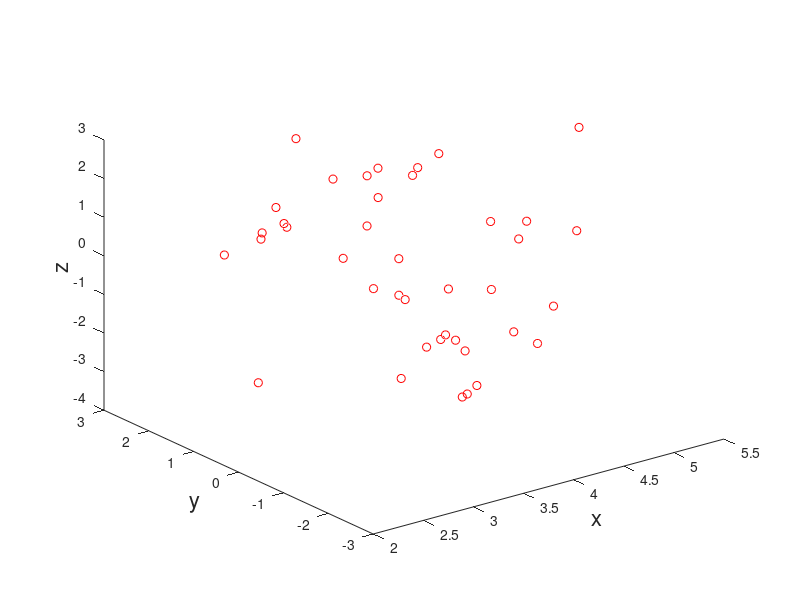

This figure's MATLAB source:
function[] = ImageProbeError2 ()
%collected positiones of imaged cross in RAS coordinate system. 
points = cat(3,[60.4336,11.4083,26.4598;
   59.1987,10.8755,26.8311;
   58.9739,10.2709,27.7293;
   59.458,11.2891,26.5991],[60.6742,10.3984,26.3495;
    60.4265,10.3341,24.0934;
    61.7196,11.4005,26.6389;
    60.1317,11.3149,25.3803],[57.9819,11.3587,26.6837;
    59.0784,11.5847,24.8535;
    58.7206,10.4498,26.3513;
    59.7264,12.0058,24.471],[59.8613,11.0137,26.6339;
    59.5484,11.5858,26.038;
    61.0274,10.9385,27.2059;
    60.0185,11.0946,26.5368],[60.0228,11.302,27.0927;
    58.7922,10.6158,25.1737;
    60.8008,11.1,26.8478;
    59.9907,11.5174,27.5505],[59.3822,9.6023,27.0479;
   58.592,11.928,26.3757;
   60.2054,10.6091,26.6394;
   58.8402,11.9819,26.1207],[60.8211,12.0119,26.4853;
   57.8735,11.7855,25.6533;
   60.3522,11.6003,26.2633;
   59.1808,11.8787,26.019],[61.1541,10.3071,25.8406;
   59.8319,10.3757,24.2734;
   61.1933,10.6562,26.1289;
   58.8484,12.321,26.1354],[62.1494,11.036,26.5505;
   58.1069,13.0318,25.1942;
   60.6795,11.3771,25.7357;
   58.8493,12.0164,27.46],[60.786,11.2737,26.419;
   59.0867,11.4969,26.7233;
   59.5408,11.3559,26.4402;
   58.0185,11.1993,26.6695]);
       
%ProbeToReference transforms. Each ProbeToReference transform correlates to
%a imaged cross point collected in the RAS
P2Rt = cat(3, [[0.995243     0.0860314     0.0457136     -32.862;
-0.0359886   -0.111381     0.993126      -67.6261;
0.0905321    -0.990047     -0.107755     -23.3825];
    [0.999925     0.01139      -0.00456115    -32.5403;
0.011807     -0.994382    0.105185       -4.06774;
-0.00333752  -0.105231    -0.994443      -55.3237];
    [0.989218     -0.0254684   -0.144217      -37.8154; 
-0.143194    0.0382371    -0.988956      37.7761;
0.0307024    0.998944     0.0341777      20.3318];
    [0.998939     0.0185529    -0.0421359     -36.6658; 
-0.0198085   0.999366     -0.029595      -32.142;
0.0415603    0.0303983    0.998674       51.9566]],[[0.985447     0.101837     0.136101       -33.5219; 
-0.129386    -0.069904    0.989127       -69.9576; 
0.110243     -0.992343    -0.0557105     -20.4563];
    [0.98169      -0.182435    -0.0548021     -41.1706; 
-0.183312    -0.982989    -0.0113825     11.2563; 
-0.0517928   0.0212198    -0.998433      -50.7887];
    [0.991371     0.034292     -0.126518      -37.1009; 
-0.129196    0.0924077    -0.987305      36.8049; 
-0.0221655   0.995131     0.0960408      22.3353];
    [0.992025     0.115807     0.0497487      -39.8836; 
-0.103226    0.972975     -0.206548      -24.9286; 
-0.0723249   0.199766     0.977171       53.5023]],[[0.990424     0.077955     0.113948       -36.1433;
-0.116768    0.0326098    0.992624       -59.8638; 
0.0736641    -0.996423    0.0414001      -15.7443];
    [0.995916     -0.080286    0.0412965      -29.307; 
-0.0829847   -0.994201    0.0684098      1.48433; 
0.0355644    -0.0715575   -0.996802      -52.7409];
    [0.976471     0.108291     -0.186487      -42.4931;
-0.1894      0.0171734    -0.98175       25.3267;
-0.103111    0.993971     0.0372794      19.0827];
    [0.988376     0.129277     -0.0800018     -28.2529;
-0.140356    0.978145     -0.153404      -30.1285; 
0.0584219    0.16285      0.98492        52.7962]],[[0.979817     0.12815      0.153407       -29.153;
-0.148506    -0.0470207   0.987793       -70.1351; 
0.133799     -0.99064     -0.0270408     -19.0248];
    [0.984911     -0.0880058   0.149013       -25.7648;
-0.102056    -0.990752    0.0894209      -6.20551;
0.139766     -0.103278    -0.984784      -52.0802];
    [0.981399     0.038431     -0.188095      -38.0378;
-0.190481    0.0726811    -0.978996      38.3693; 
-0.0239528   0.996615     0.0786493      21.8326];
    [0.984955     0.139349     -0.102196      -35.8616;
-0.154086    0.975927     -0.154347      -24.009;
0.078227     0.167773     0.982717       52.7071]],[[0.981785     0.131173     0.137452       -26.9933;
-0.128982    -0.0710585   0.989098       -67.8536;
0.13951      -0.98881     -0.0528451     -21.059];
    [0.993447     -0.109108    0.0340252      -40.5964;
-0.114099    -0.964014    -0.970147      -7.93333;  
0.00660183   -0.242429    0.24012        -54.634];
    [0.972457     -0.123624    -0.197596      -27.2993;
-0.195828    0.0264147    -0.980282      39.1902;
0.126406     0.991978     0.00147797     17.6286];
    [0.993042     0.117308     0.0103951      -38.0567;
-0.115691    0.988227     -0.100106      -22.0717;
-0.0220169   0.0982059    0.994922       52.809]],[[0.977791     0.068707    0.197999        -42.6241;
-0.187788    -0.132268   0.973262        -70.0544; 
0.0930581    -0.98883    -0.116428       -22.7687];
    [0.998413     0.0268301   0.0495194       -34.0751; 
0.00880032   -0.942757   0.333366        -24.8267;
0.0556284    -0.3324     -0.941496       -55.3044];
    [0.995074     -0.0538032  -0.0832639      -44.0663; 
-0.0830467   0.00626561  -0.996526       41.3486;
0.0541388    0.998533    0.00176653      18.1633];
    [0.995051     0.0973186   0.0200878       -38.2513; 
-0.0907744   0.972454    -0.214692       -20.4376; 
-0.040428    0.211806    0.976474        54.9127]],[[0.992987     0.0981124   0.0659461       -28.0668; 
-0.0811087   0.159607    0.983843        -76.1123; 
0.0860018    -0.982293   0.166445        -9.44612];
    [0.995154     -0.092501   -0.0333692      -41.4481; 
-0.0945844   -0.993228   -0.0674667      6.43665;
-0.0269025   0.0702952   -0.997164       -51.9348];
    [0.992952     -0.116674   -0.0207713      -30.3596;
-0.0457084   -0.21534    -0.975468       48.2262;
0.109339     0.969543    -0.219156       6.50326];
    [0.980047     0.198734    0.00356225      -35.2044;
-0.198334    0.976582    0.0833738       -39.5908;
0.0130905    -0.0824176  0.996512        50.0647]],[[0.987059     0.120178    0.106171        -37.9612;
-0.115544    0.0738976   0.990549        -75.2158;
0.111197     -0.989998   0.0868272       -12.7254];
    [0.987864     -0.155184   -0.00662318     -40.4315;
-0.155145    -0.987874   0.00603364      5.56392;
-0.00747916  -0.00493296 -0.99996        -51.3379];
    [0.985587     -0.000507328 -0.169164      -38.9194;
-0.168954    -0.0528002   -0.984209      42.064; 
-0.00843257  0.998604     -0.052125      14.3718];
    [0.993208     0.0955986    -0.0663178     -29.7039;
-0.103915    0.985237     -0.136049      -23.9468;
0.0523323    0.142017     0.98848        53.8816]],[[0.986339     0.111291     0.121446       -29.4084;
-0.109776    -0.105596    0.988331       -76.6389;
0.122817     -0.988162    -0.0919363     -22.2076];
    [0.994519     -0.104421    -0.0052745     -28.8139;
-0.104076    -0.983895    -0.145317      10.2068;
0.00998448   0.145069     -0.989372      -49.9314];
    [0.984169     -0.112206    -0.137189      -30.0207;
-0.136528    0.0135904    -0.990543      42.2552; 
0.11301      0.993592     -0.00194406    16.8055];
    [0.990236     0.0602946    -0.125687      -31.0371;
-0.111916    0.881404     -0.458913      -2.72835;
0.0831106    0.468498     0.879546       54.391]],[[0.978135     0.18926      0.0861987      -25.3126;
-0.067884    -0.101217    0.992546       -75.9815;
0.196574     -0.976697    -0.0861561     -21.9968];
    [0.992129     0.013308     0.124515       -31.6748;
-0.0385247   -0.913676    0.404614       -23.0538;
0.119151     -0.406226    -0.905971      -54.2664];
    [0.982587     -0.143837    -0.117613      -30.7977;
-0.136752    -0.131337    -0.98186       39.9438; 
0.125781     0.980848     -0.148719      9.8483];
    [0.992663     0.0423547    -0.113256      -37.3787;
-0.0586955   0.987676     -0.145088      -21.8569;
0.105716     0.150671     0.982916       54.382]]);

%ReferenceToRAS transform
R2RASt = [-0.0026   -0.0057   -1.0000  -16.1867;
   -0.9993    0.0374    0.0024   -8.0627;
    0.0374    0.9993   -0.0058 -110.8750];

%The ground truth position of the cross in the phantom. The position is
%collected in the RAS coordinate system
gt = [59.8889   15.1997   25.0408];

numCollectedDataSets = 10;
% file = fopen(filename);
% numCollectedDataSets(1,1) = fscanf(file, '%d', 1);

% points = zeros(4,3,numCollectedDataSets);
% P2Rt = zeros(12,4,numCollectedDataSets);
% R2RASt = zeros(3,4);
% gt = zeros(1,3);
% 
% for p=1:numCollectedDataSets
%     for i=1:4
%         for j=1:3
%             points(i,j,p) = fscanf(file, '%f', 1);
%             garbage = fscanf(file, '%c', 1);
%         end
%     end
% end
% 
% for p=1:numCollectedDataSets
%     for k=0:3:9
%         for i=1:4
%             for j=1:3
%                 P2Rt(j+k,i,p) = fscanf(file,'%f', 1);
%                 garbage = fscanf(file, '%c', 1);
%             end
%         end
%     end
% end
% 
% for p=1:4
%     for j=1:3
%         R2RASt(j,p) = fscanf(file, '%f', 1);
%         garbage = fscanf(file, '%c', 1);
%     end
% end
% 
% for i=1:3
%     gt(1,i) = fscanf(file, '%f', 1);
%     garbage = fscanf(file, '%c', 1);
% end

differences = zeros(4,3,5);
figure;

for j=1:numCollectedDataSets
    
    R2PtPoints = zeros(4,3);
    RAS2RtPoints = zeros(4,3);
    RAS2RtGround = zeros(4,3);
    R2PtGround = zeros(4,3);
    
    k = 1;
    for i=1:4
        
        %Move ground truth point and image cross points from RAS coordinate 
        %system to reference coordinate system
        RAS2RtGround(i,:) = R2RASt(:,1:3)\(gt') - R2RASt(:,4); 
        RAS2RtPoints(i,:) = R2RASt(:,1:3)\(points(i,:,j)') - R2RASt(:,4);

        %Move ground truth point and image cross points from reference
        %coordinate system to probe coordinate system
        R2PtGround(i,:) = P2Rt(k:k+2, 1:3, j)\(RAS2RtGround(i,:)') - P2Rt(k:k+2, 4, j);
        R2PtPoints(i,:) = P2Rt(k:k+2, 1:3, j)\(RAS2RtPoints(i,:)') - P2Rt(k:k+2, 4, j);

        k = k + 3;
        
        %Find and plot the difference between each imaged cross point and 
        %ground truth cross points transformed from RAS coordinate system 
        %to the Probe coordinate system
        differences(i,:,j) = R2PtPoints(i,:) - R2PtGround(i,:);
        plot3(differences(i,1,j), differences(i,2,j), differences(i,3,j), 'ro');
        hold on;
    end
end

avgDiff = [0,0,0]; %error in ImageToProbe transform
for i=1:numCollectedDataSets
    for j=1:4
        avgDiff = avgDiff + differences(j,:,i);
    end
end
avgDiff = avgDiff/(numCollectedDataSets * 4);

disp(differences);
disp('ImageToProbe transform error: ');
disp(avgDiff);

xlabel('x','FontSize',16);
ylabel('y','FontSize',16);
zlabel('z','FontSize',16);

end
